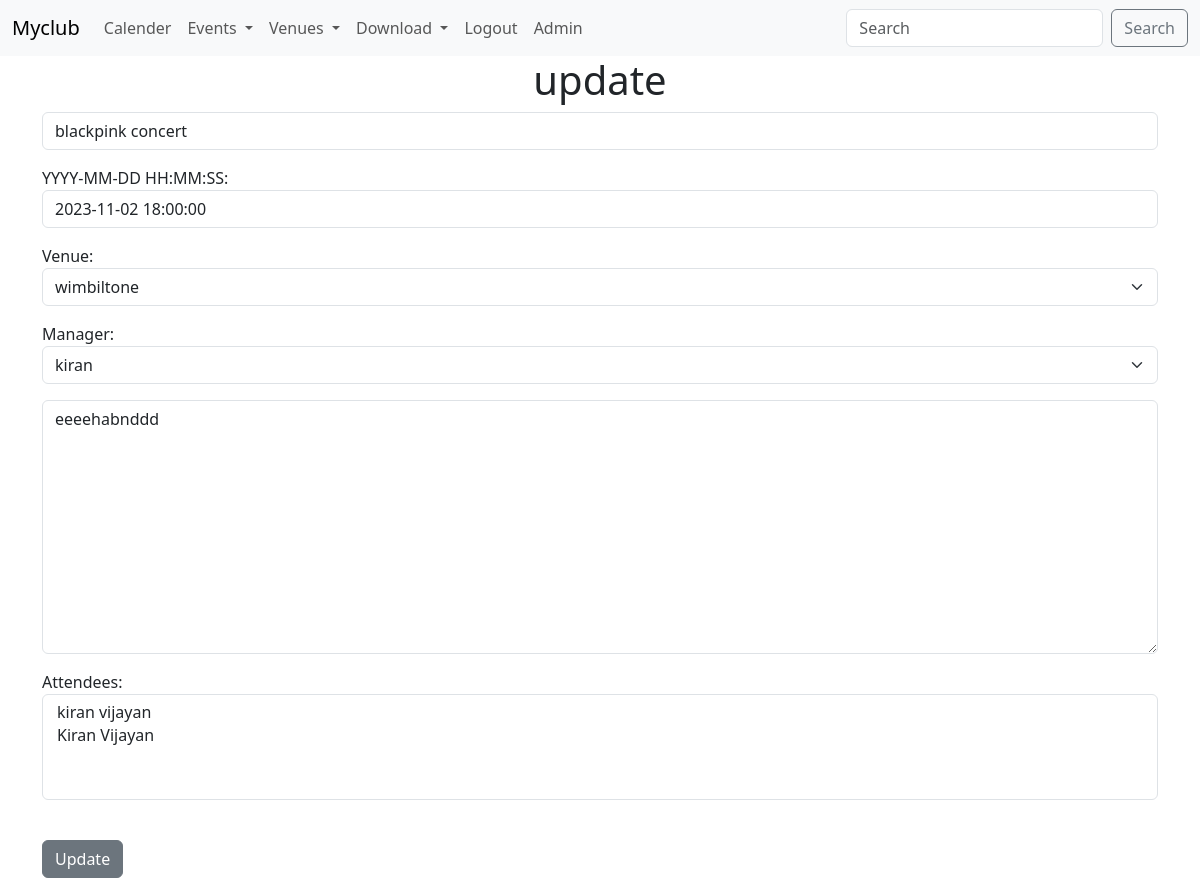
The app's page /update_event/7 (signed in) with its own data.
### events/models.py (models this page shows, shortened)
class Event(models.Model):
    name=models.CharField('Event name',max_length=120)
    event_date=models.DateTimeField('Event date')
    venue=models.ForeignKey(Venue,blank=True,null=True,on_delete=models.CASCADE)
    manager=models.ForeignKey(User,blank=True,null=True,on_delete=models.SET_NULL)
    description=models.TextField(blank=True )
    attendees=models.ManyToManyField(MyClubUser,blank=True)
    approved=models.BooleanField('Approved',default=False)

class Venue(models.Model):
    name=models.CharField('Venue name',max_length=200)
    address=models.CharField(max_length=300)
    zip_code=models.CharField('Zip code',max_length=15)
    phone=models.CharField('Contact phone',max_length=25,blank=True)
    web=models.URLField('website address')
    email_address=models.EmailField('Email address',max_length=50,blank=True)
    owner=models.IntegerField('Venue owner',blank=False,default=1)
    venue_img=models.ImageField(null=True,blank=True,upload_to="images/")
    def __str__(self):
        return self.name

### events/views.py (the view)
# urls.py: path("update_event/<int:event_id>",views.update_event,name="update_event"),
def update_event(request,event_id):
    event=Event.objects.get(pk=event_id)
    if request.user.is_superuser:
        form=EventFormAdmin(request.POST or None,instance=event)
    else:
        form=EventForm(request.POST or None,instance=event)
    if form.is_valid():
        form.save()
        return redirect('list')
    return render(request,'events/update_event.html',{'events':event,'form':form,'hi':"hi"})

### events/forms.py
class EventFormAdmin(ModelForm):
    class Meta:
        model=Event
        fields=('name','event_date','venue','manager','description','attendees') #fields="__all__"
        labels={
            'name':'',
            'event_date':'YYYY-MM-DD HH:MM:SS',
            'venue':'Venue',
            'manager':'Manager',
            'description':'',
            'attendees':'Attendees',
        }
        widgets={
            'name':forms.TextInput(attrs={'class':'form-control','placeholder':'name'}),
            'event_date':forms.TextInput(attrs={'class':'form-control','placeholder':'event date'}),
            'venue':forms.Select(attrs={'class':'form-select','placeholder':'venue'}),
            'manager':forms.Select(attrs={'class':'form-select','placeholder':'manager'}),
            'description':forms.Textarea(attrs={'class':'form-control','placeholder':'description'}),
            'attendees':forms.SelectMultiple(attrs={'class':'form-select','placeholder':'Attendees'}),
        }

### events/models.py (called while the page is built)
    def __str__(self):
        return self.first_name + " " +self.last_name

### events/templates/events/update_event.html (shortened to what this page needs)
{% extends 'events/base.html' %}
{%block content%}
<center>
    {%if user.is_authenticated%}
    {%if user == events.manager %}
    <h1>update</h1>
</center>
    <form action="" method="POST">
    {{form.as_p}}<br>
    <input type="submit" value="Update" class="btn btn-secondary">
    </form>
    {%else%}
    <center><h2>Only the event Manager Can Access this.</h2>
        Logged in user:{{user}}
        <br>
        Event Manager:{{events.manager}}
        <br></center>
    {%endif%}
    {%else%}
    <center><h2>Sorry you have to Login to access this page.</h2></center>
   <a class="nav-link" href="{% url 'login_user'%}">Login Here</a>
{%endif%}
{%endblock%}

### records on screen
Event: name "blackpink concert", event_date "2023-11-02 18:00:00", venue "wimbiltone", manager "kiran", description "eeeehabnddd"
